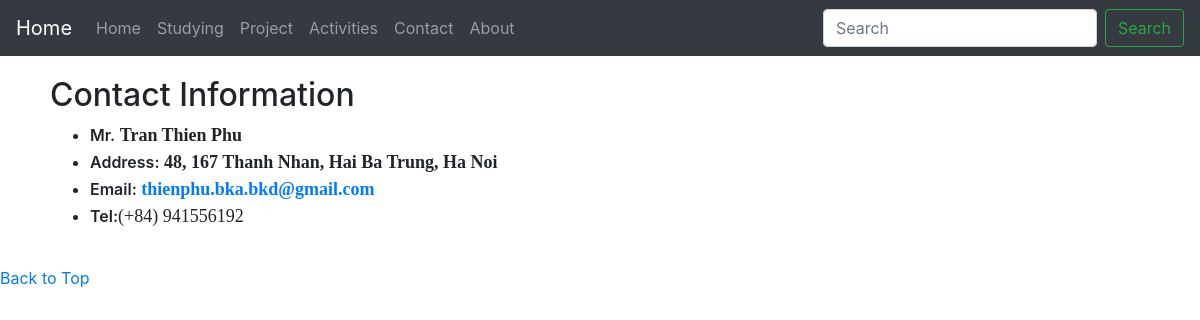
Page /contact/ on the committed database.
### detailPerson/models.py (models this page shows, shortened)
class person(models.Model):
    fullname = models.CharField(max_length=100)
    university = models.CharField(max_length=100)
    address = models.CharField(max_length=100)
    email = models.EmailField(max_length=100)
    tel=models.CharField(max_length=100)

### detailPerson/views.py (the view)
# urls.py: path('contact/',views.Contact.as_view(),name='contact'),
class Contact(views.View):
    def get(self,request):
        return render(request,'contact.html',{"p":person.objects.all})

### templates/contact.html (shortened to what this page needs)
{% extends 'base.html' %}
{% block content %}
<h2>Contact Information</h2>
<ul>
    {% for item in p %}
    <li> <span style="font-weight:600;">Mr.</span> <span style="font-family:segoe-ui;font-weight:600;font-size:18px;">{{item.fullname}}</span> </li>
    <li><span style="font-weight:600;">Address:</span>  <span style="font-family:segoe-ui;font-weight:600;font-size:18px;">{{item.address}}</span></li>
    <li><span style="font-weight:600;">Email:</span> <a href="" style="font-family:segoe-ui;font-weight:600;font-size:18px;">{{item.email}}</a></li>
    <li><span style="font-weight:600;">Tel:</span><span style="font-family:segoe-ui;font-weight:500;font-size:18px;">{{item.tel}}</span> </li>
    {%endfor%}
</ul>
{% endblock %}

### rows in the picture
person: fullname "Tran Thien Phu", address "48, 167 Thanh Nhan, Hai Ba Trung, Ha Noi", email "thienphu.bka.bkd@gmail.com", tel "(+84) 941556192"
